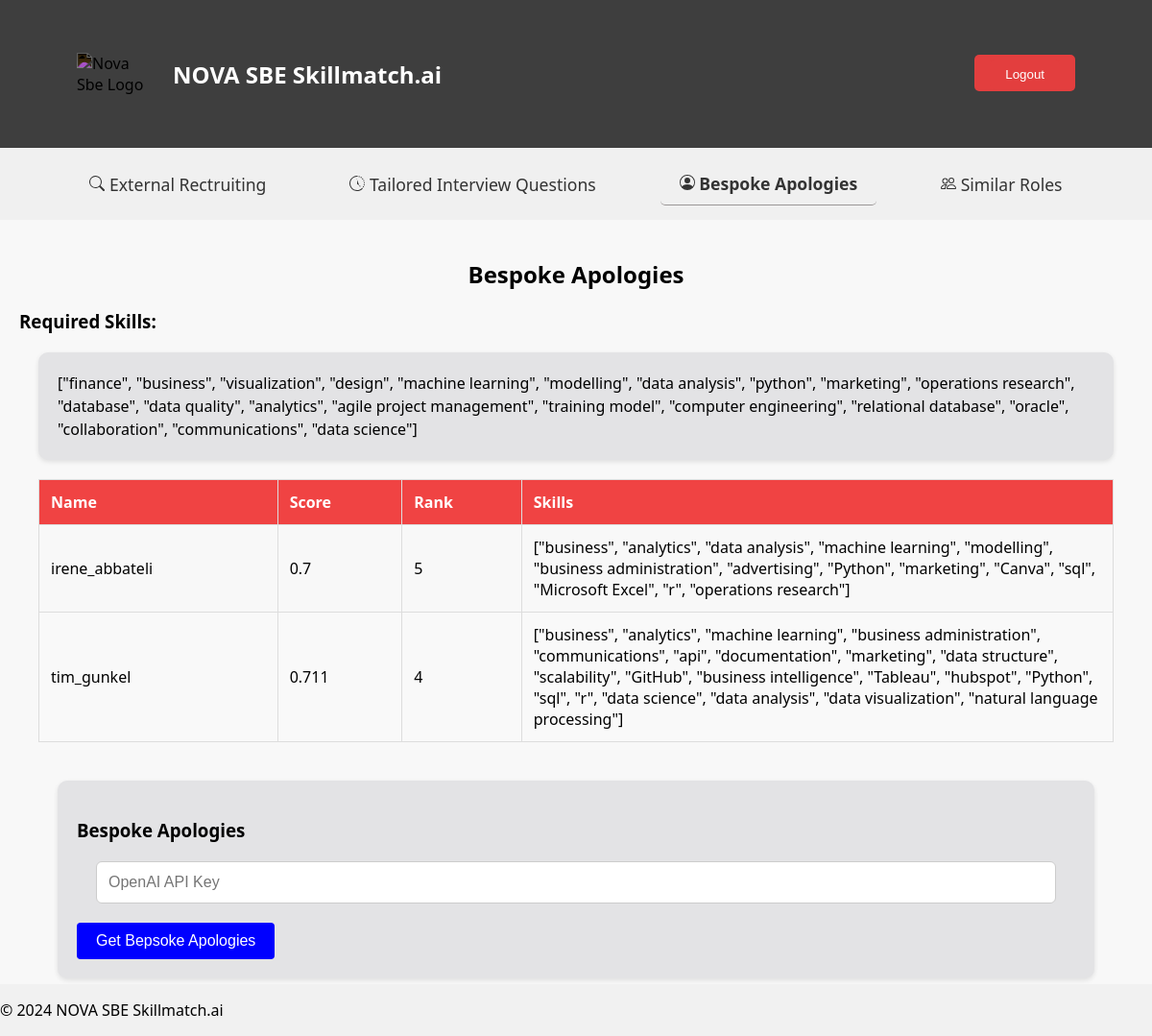
Before: /bespoke_apology (signed in) with the older database file.
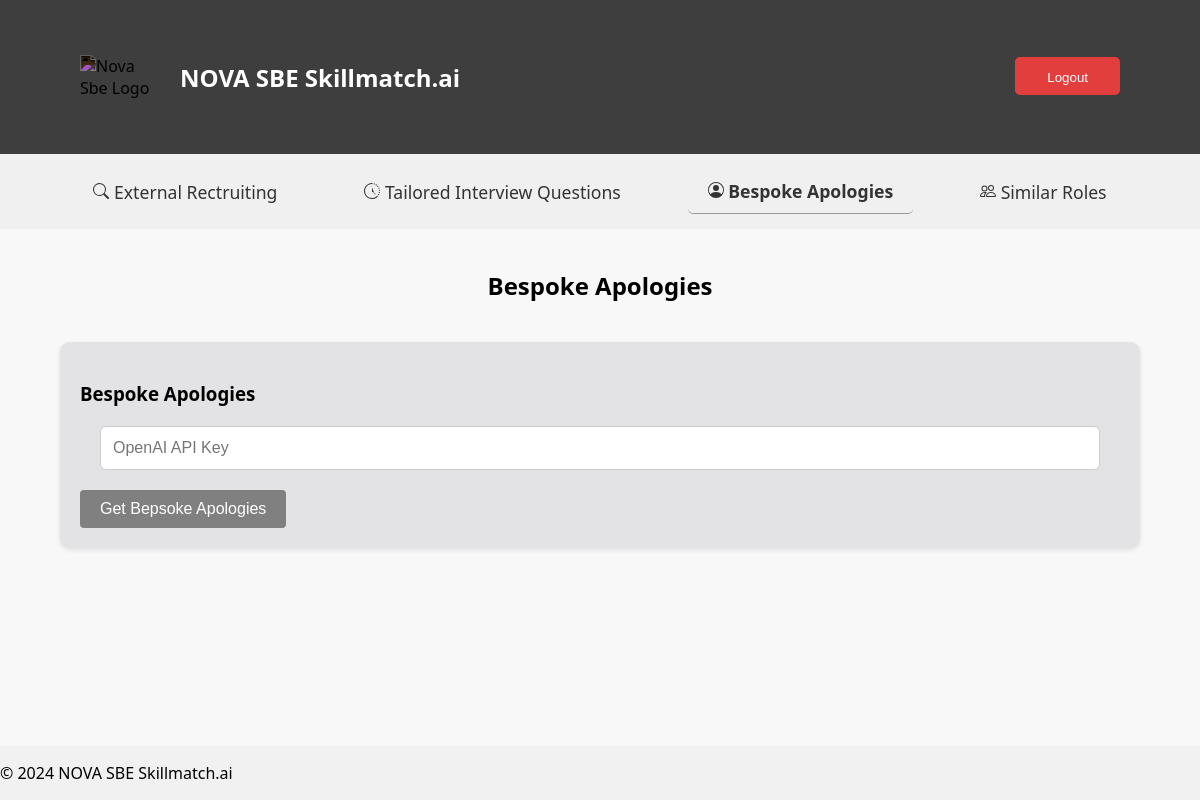
After: the same page with the newer database file.
### tables this page shows
CREATE TABLE job_postings (
    job_id INTEGER PRIMARY KEY AUTOINCREMENT,
    job_description TEXT NOT NULL,
    required_skills TEXT,
    created_at DATETIME DEFAULT CURRENT_TIMESTAMP
);

CREATE TABLE applicants (
    applicant_id INTEGER PRIMARY KEY AUTOINCREMENT,
    name TEXT NOT NULL,
    contact_info TEXT,
    skills TEXT,
    degrees TEXT,
    similarity_score REAL,
    rank INTEGER,
    interview_status TEXT
);

### user_interface/app.py (the view)
@app.route("/bespoke_apology", methods=["GET", "POST"])
@login_required
def bespoke_apology():
    db = get_db()
    cursor = db.cursor()
    cursor.execute("SELECT * FROM applicants WHERE interview_status = 'Not Selected'")
    losers = cursor.fetchall()
    cursor.execute("SELECT required_skills FROM job_postings")
    required_skills = cursor.fetchall()
    if request.method == 'POST':
        if losers:
            MODEL = "gpt-4o-mini"
            if session.get("user_id") == 1:
                api_key = os.environ.get("OPENAI_API_KEY")
            else:
                api_key = request.form.get("password")
            try:
                response = main.bespoke_apologies(api_key, losers, required_skills, model=MODEL)
            except tenacity.RetryError as e:
                return apology_openai("Need a valid OpenAI API Key", 403)
        else:
            response = []
        losers = []
        required_skills = []
        return render_template("bespoke_apology.html", losers=losers, response=response, required_skills=required_skills)
    else:
        return render_template("bespoke_apology.html", losers=losers, required_skills=required_skills)

### user_interface/helpers.py (called while the page is built)
def get_db():
    if 'db' not in g:
        g.db = sqlite3.connect('skills.db')
        g.db.execute('PRAGMA foreign_keys = ON;')
    return g.db

def login_required(f):
    @wraps(f)
    def decorated_function(*args, **kwargs):
        if session.get("user_id") is None:
            return redirect("/login")
        return f(*args, **kwargs)
    return decorated_function

### user_interface/templates/bespoke_apology.html (shortened to what this page needs)
{% extends "layout.html" %}
{% block main %}
<p class="hello-user">Bespoke Apologies</p>
{% if losers and required_skills %}
<h3>Required Skills:</h3>
<div class="skills-box">
    {{ required_skills[0][0] }}
</div>
{% endif %}
{% if losers %}
<div class="losers-table-container">
    <table>
        <thead>
            <tr>
                <th>Name</th>
                <th>Score</th>
                <th>Rank</th>
                <th>Skills</th>
            </tr>
        </thead>
        <tbody>
        {% for loser in losers %}
        <tr>
            <td>{{ loser[1] }}</td>
            <td>{{ loser[5] | round(5, 'floor') }}</td>
            <td>{{ loser[6] }}</td>
            <td>{{ loser[3] }}</td>
        </tr>
        {% endfor %}
        </tbody>
    </table>
</div>
{% endif %}
<div class="content-row">
    <div class="content-box">
        <h3>Bespoke Apologies</h3>
        <form method="post" action="{{ url_for('bespoke_apology') }}" id="analysis-form" class="analysis-form">
            {% if not response %}
            <div class="form-group">
                <input id="password" name="password" placeholder="OpenAI API Key" type="password">
            </div>
            <button type="submit" class="action-button run-button" {% if not losers or not required_skills %}disabled{% endif %}>Get Bepsoke Apologies</button>
            {% endif %}
        </form>
    </div>
</div>
{% endblock %}

Changed rows visible on the page:
removed job_postings: required_skills "[\"finance\", \"business\", \"visualization\", \"design\", \"machine learning\", \"modelling\", \"data analysis\", \"python\", \"marketing\", \"operations research\", \"database\", \"data quality\", \"analytics\", \"agile project management\", \"training model\", \"computer engineering\", \"relational database\", \"oracle\", \"collaboration\", \"communications\", \"data science\"]"
removed applicants: name "irene_abbateli", similarity_score "0.7", rank "5", skills "[\"business\", \"analytics\", \"data analysis\", \"machine learning\", \"modelling\", \"business administration\", \"advertising\", \"Python\", \"marketing\", \"Canva\", \"sql\", \"Microsoft Excel\", \"r\", \"operations research\"]"
removed applicants: name "tim_gunkel", similarity_score "0.711", rank "4", skills "[\"business\", \"analytics\", \"machine learning\", \"business administration\", \"communications\", \"api\", \"documentation\", \"marketing\", \"data structure\", \"scalability\", \"GitHub\", \"business intelligence\", \"Tableau\", \"hubspot\", \"Python\", \"sql\", \"r\", \"data science\", \"data analysis\", \"data visualization\", \"natural language processing\"]"
Other visible differences:
text no longer shown: "Required Skills: Name Score Rank Skills"
